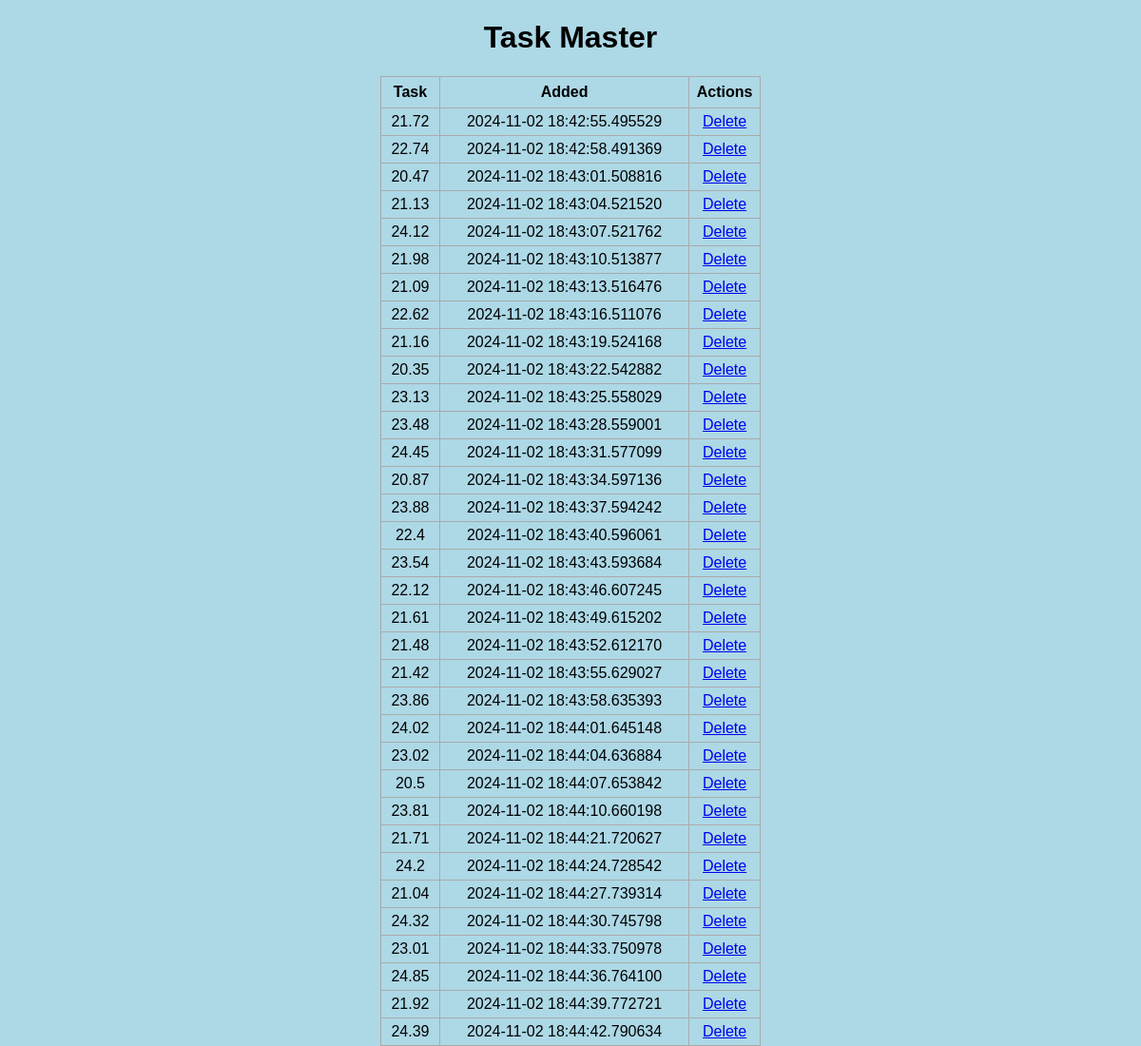
The page / on the database its author committed.
### app.py (models this page shows, shortened)
class TempSample(db.Model):
    id = db.Column(db.Integer, primary_key=True)
    temp = db.Column(db.Float, nullable=False)
    date_created = db.Column(db.DateTime, default=datetime.utcnow)

### app.py (the view)
@app.route("/", methods=["POST", "GET"])
def index():
    temps = TempSample.query.order_by(TempSample.date_created).all()
    return render_template("index.html", temps=temps)

### templates/index.html (shortened to what this page needs)
{% extends 'base.html' %}
{% block body %}
<div class="content">
    <h1 style="text-align: center">Task Master</h1>
    {% if temps|length < 1 %}
    <h4 style="text-align: center">There are no temperature samples. Create one below!</h4>
    {% else %}
    <table>
        <tr>
            <th>Task</th>
            <th>Added</th>
            <th>Actions</th>
        </tr>
        {% for temp in temps %}
            <tr>
                <td>{{ temp.temp }}</td>
                <td>{{ temp.date_created }}</td>
                <td>
                    <a href="/delete/{{temp.id}}">Delete</a>
                </td>
            </tr>
        {% endfor %}
    </table>
    {% endif %}
</div>
{% endblock %}

### templates/base.html (shortened to what this page needs)
<!DOCTYPE html>
<html lang="en">
<head>
    <link rel="stylesheet" href="{{ url_for('static', filename='css/main.css') }}">
</head>
<body>
    {% block body %}{% endblock %}
</body>
</html>

### static/css/main.css (style rules this page uses)
body, html { margin: 0; font-family: sans-serif; background-color: lightblue; }
.content { margin: 0 auto; width: 400px; }
table, td, th { border: 1px solid #aaa; }
table { border-collapse: collapse; width: 100%; }
th { height: 30px; }
td { text-align: center; padding: 5px; }

### rows shown on the page
TempSample: temp "21.72", date_created "2024-11-02 18:42:55.495529"
TempSample: temp "22.74", date_created "2024-11-02 18:42:58.491369"
TempSample: temp "20.47", date_created "2024-11-02 18:43:01.508816"
TempSample: temp "21.13", date_created "2024-11-02 18:43:04.521520"
TempSample: temp "24.12", date_created "2024-11-02 18:43:07.521762"
TempSample: temp "21.98", date_created "2024-11-02 18:43:10.513877"
TempSample: temp "21.09", date_created "2024-11-02 18:43:13.516476"
TempSample: temp "22.62", date_created "2024-11-02 18:43:16.511076"
TempSample: temp "21.16", date_created "2024-11-02 18:43:19.524168"
TempSample: temp "20.35", date_created "2024-11-02 18:43:22.542882"
TempSample: temp "23.13", date_created "2024-11-02 18:43:25.558029"
TempSample: temp "23.48", date_created "2024-11-02 18:43:28.559001"
TempSample: temp "24.45", date_created "2024-11-02 18:43:31.577099"
TempSample: temp "20.87", date_created "2024-11-02 18:43:34.597136"
TempSample: temp "23.88", date_created "2024-11-02 18:43:37.594242"
TempSample: temp "22.4", date_created "2024-11-02 18:43:40.596061"
TempSample: temp "23.54", date_created "2024-11-02 18:43:43.593684"
TempSample: temp "22.12", date_created "2024-11-02 18:43:46.607245"
TempSample: temp "21.61", date_created "2024-11-02 18:43:49.615202"
TempSample: temp "21.48", date_created "2024-11-02 18:43:52.612170"
TempSample: temp "21.42", date_created "2024-11-02 18:43:55.629027"
TempSample: temp "23.86", date_created "2024-11-02 18:43:58.635393"
TempSample: temp "24.02", date_created "2024-11-02 18:44:01.645148"
TempSample: temp "23.02", date_created "2024-11-02 18:44:04.636884"
TempSample: temp "20.5", date_created "2024-11-02 18:44:07.653842"
TempSample: temp "23.81", date_created "2024-11-02 18:44:10.660198"
TempSample: temp "21.71", date_created "2024-11-02 18:44:21.720627"
TempSample: temp "24.2", date_created "2024-11-02 18:44:24.728542"
TempSample: temp "21.04", date_created "2024-11-02 18:44:27.739314"
TempSample: temp "24.32", date_created "2024-11-02 18:44:30.745798"
TempSample: temp "23.01", date_created "2024-11-02 18:44:33.750978"
TempSample: temp "24.85", date_created "2024-11-02 18:44:36.764100"
TempSample: temp "21.92", date_created "2024-11-02 18:44:39.772721"
TempSample: temp "24.39", date_created "2024-11-02 18:44:42.790634"
